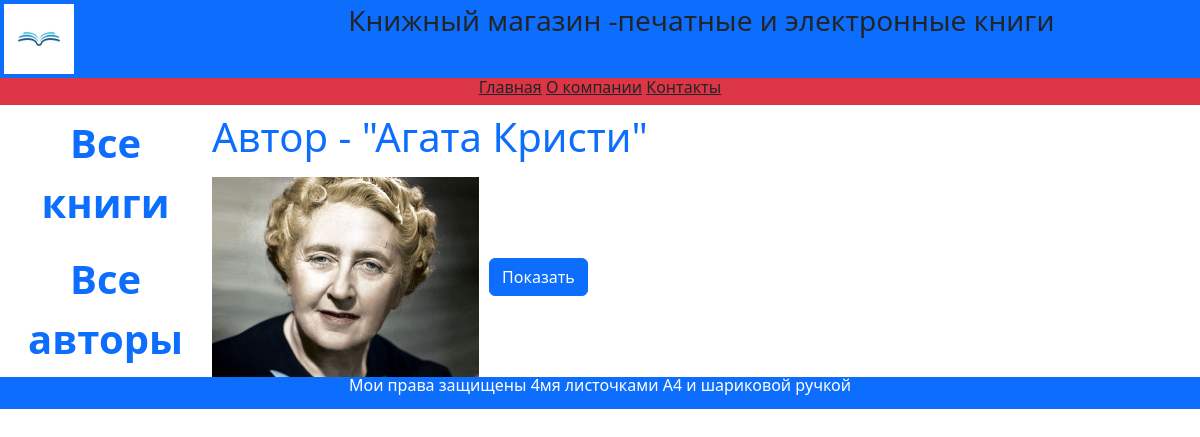
Page /authors/3/ on the committed database.
### catalog/models.py (models this page shows, shortened)
class Author(models.Model):
    first_name = models.CharField(max_length=100,
                                  help_text='Введите имя автора',
                                  verbose_name='Имя автора')
    last_name = models.CharField(max_length=100,
                                  help_text='Введите фамилию автора',
                                  verbose_name='Фамилия автора')
    date_of_birth = models.DateField(help_text='Введите дату рождения',
                                     verbose_name='Дата рождения',
                                     null=True, blank=True)
    about = models.TextField(help_text='Введите сведения об авторе',
                             verbose_name='Сведения об авторе')
    photo = models.ImageField(upload_to='images',
                              help_text='Введите фото автора',
                              verbose_name='Фото автора',
                              null=True, blank=True)

### catalog/views.py (the view)
# urls.py: path('authors/<int:pk>/', views.AuthorDetailView.as_view(), name='author-detail'),
class AuthorDetailView(DetailView):
    model = Author
    context_object_name = 'author'

### catalog/templates/catalog/author_detail.html
{% extends "catalog/base.html" %}
{% block content %}
<div class="container text-start">
    <div class="row my-2">
        <h1>Автор - "{{author.first_name}} {{author.last_name}}"</h1>
    </div>
    <img src="{{author.photo.url}}" alt="con" style="max-height:200px">
    <a href="{{author.photo.url}}" class="btn btn-primary"
       target="_blank">Показать</a>
    </div>
</div>
{%endblock%}

### rows in the picture
Author: first_name "Агата", last_name "Кристи", photo (picture)
